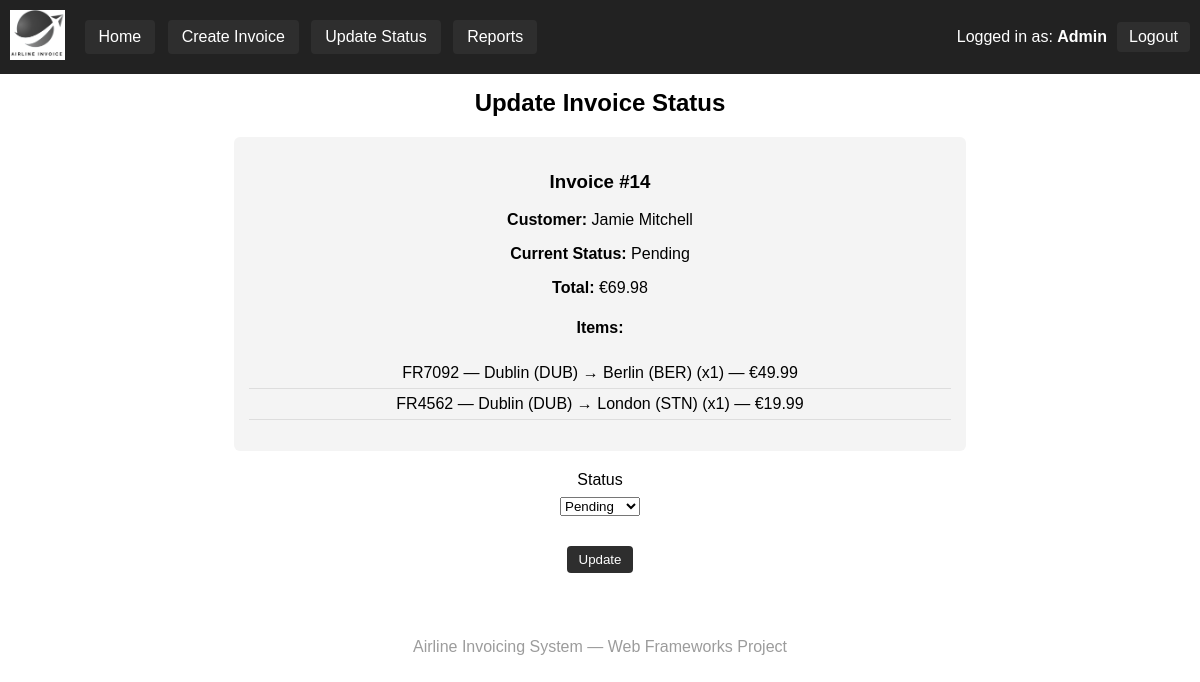
Page /invoices/14/update-status/ (signed in) on the committed database.
### polls/models.py (models this page shows, shortened)
class Invoice(models.Model):
    customer = models.ForeignKey(Customer, on_delete=models.CASCADE)
    created_by = models.ForeignKey(User, on_delete=models.CASCADE)
    date = models.DateField(auto_now_add=True)
    status = models.CharField(max_length=20, default="Pending")
    total = models.DecimalField(max_digits=10, decimal_places=2, default=0)

class Customer(models.Model):
    name = models.CharField(max_length=100)
    email = models.EmailField()

class InvoiceItem(models.Model):
    invoice = models.ForeignKey(Invoice, on_delete=models.CASCADE)
    flight = models.ForeignKey(Flight, on_delete=models.CASCADE)
    quantity = models.PositiveIntegerField(default=1)
    line_total = models.DecimalField(max_digits=10, decimal_places=2)

class Flight(models.Model):
    flight_number = models.CharField(max_length=20)
    origin = models.CharField(max_length=100)
    destination = models.CharField(max_length=100)
    departure_time = models.DateTimeField()
    base_price = models.DecimalField(max_digits=10, decimal_places=2)

### polls/views.py (the view)
# urls.py: path('invoices/<int:invoice_id>/update-status/', views.update_invoice_status, name='update_invoice_status'),
@login_required
def update_invoice_status(request, invoice_id):
    if not user_has_role(request.user, 'Accountant'):
        return render(request, 'no_permission.html')
    invoice = get_object_or_404(Invoice, id=invoice_id)
    if request.method == 'POST':
        new_status = request.POST.get('status')
        invoice.status = new_status
        invoice.save()
        messages.success(request, "Invoice status updated!")
        return redirect('invoice_list')
    return render(request, 'update_invoice_status.html', {'invoice': invoice})

### polls/views.py (called while the page is built)
def user_has_role(user, role_name):
    if user.username == "Admin":
        return True
    return hasattr(user, 'userprofile') and user.userprofile.role == role_name

### polls/templates/update_invoice_status.html (shortened to what this page needs)
{% extends 'base.html' %}
{% block content %}
<h2>Update Invoice Status</h2>
<div style="margin-bottom:20px; padding:15px; background:#f4f4f4; border-radius:6px; width:60%; margin:auto;">
    <h3>Invoice #{{ invoice.id }}</h3>
    <p><strong>Customer:</strong> {{ invoice.customer.name }}</p>
    <p><strong>Current Status:</strong> {{ invoice.status }}</p>
    <p><strong>Total:</strong> €{{ invoice.total }}</p>
    <h4>Items:</h4>
    {% if invoice.invoiceitem_set.all %}
        <ul style="list-style:none; padding:0;">
            {% for item in invoice.invoiceitem_set.all %}
                <li style="padding:6px 0; border-bottom:1px solid #ddd;">
                    {{ item.flight.flight_number }} — {{ item.flight.origin }} → {{ item.flight.destination }}
                    (x{{ item.quantity }}) — €{{ item.line_total }}
                </li>
            {% endfor %}
        </ul>
    {% else %}
        <p>No items added.</p>
    {% endif %}
</div>
<form method="POST">
    <div>
        <label>Status</label><br>
        <select name="status">
            <option value="Pending" {% if invoice.status == "Pending" %}selected{% endif %}>Pending</option>
        </select>
    </div>
    <br>
    <button class="btn">Update</button>
</form>
{% endblock %}

### polls/templates/base.html (shortened to what this page needs)
{% load static %}
<!DOCTYPE html>
<html>
<head>
</head>
<body>
<header>
    <div style="display:flex; align-items:center; gap:20px;">
        <a href="{% url 'invoice_list' %}">
            <img src="{% static 'polls/images/airline.logo.png' %}"
                 alt="Airline Logo"
                 style="height:50px; width:auto;">
        </a>
        <nav>
            {% if user.is_authenticated %}
                {% if user.username == "Admin" %}
                    <a href="{% url 'invoice_list' %}">Home</a>
                    <a href="{% url 'create_invoice' %}">Create Invoice</a>
                    <a href="{% url 'invoice_list' %}">Update Status</a>
                    <a href="{% url 'customer_report' %}">Reports</a>
                {% endif %}
            {% endif %}
        </nav>
    </div>
    {% if user.is_authenticated %}
    <div class="right-side">
        <span>Logged in as: <strong>{{ user.username }}</strong></span>
        <a href="{% url 'logout' %}" class="btn">Logout</a>
    </div>
    {% endif %}
</header>
<div class="container">
    {% block content %}{% endblock %}
</div>
<footer>
    Airline Invoicing System — Web Frameworks Project
</footer>
</body>
</html>

### polls/templates/base.html (style rules this page uses)
body { font-family: Arial; margin: 0; padding: 0; text-align: center; }
header { background: #222; color: white; padding: 10px; display: flex; justify-content: space-between; align-items: center; }
nav a { color: white; background: #2e2e2e; padding: 8px 14px; border-radius: 4px; margin-right: 8px; display: inline-block; text-decoration: none; }
.right-side { display: flex; align-items: center; gap: 10px; border-radius: 4px; }
.container { padding: 15px; }
h1, h2 { margin-top: 0; }
.btn { padding: 6px 12px; background: #2e2e2e; color: white; text-decoration: none; border: none; cursor: pointer; border-radius: 4px; }
form { margin-top: 20px; }
input, select { margin-top: 8px; margin-bottom: 12px; }
footer { margin-top: 40px; padding: 10px; color: #9c9c9c; }

### rows in the picture
Invoice: id "14", customer.name "Jamie Mitchell", status "Pending", total "69.98"
InvoiceItem: flight.flight_number "FR7092", flight.origin "Dublin (DUB)", flight.destination "Berlin (BER)", quantity "1", line_total "49.99"
InvoiceItem: flight.flight_number "FR4562", flight.origin "Dublin (DUB)", flight.destination "London (STN)", quantity "1", line_total "19.99"

### other values in the picture
{{ user.username }} "Admin"
